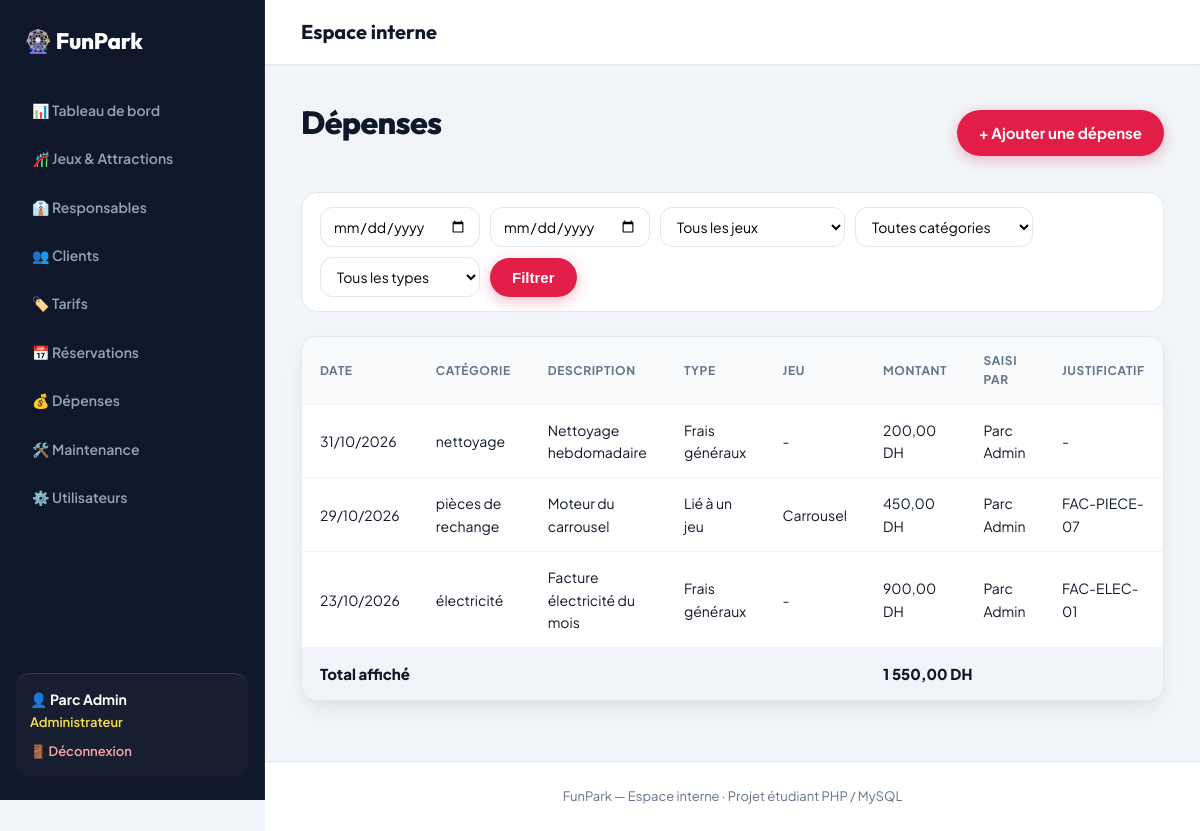
The page /parc-jeux/index.php?page=depenses&action=index (signed in) on the database its author committed.
### tables this page shows
CREATE TABLE depense (
  id_depense INT AUTO_INCREMENT PRIMARY KEY,
  categorie VARCHAR(50) NOT NULL,
  description VARCHAR(255) NOT NULL,
  montant DECIMAL(10,2) NOT NULL,
  date_depense DATE NOT NULL,
  type ENUM('jeu','general') NOT NULL,
  justificatif VARCHAR(100) NULL,
  id_jeu INT NULL,
  id_utilisateur INT NOT NULL,
  FOREIGN KEY (id_jeu) REFERENCES jeu(id_jeu),
  FOREIGN KEY (id_utilisateur) REFERENCES utilisateur(id_utilisateur)
);

CREATE TABLE utilisateur (
  id_utilisateur INT AUTO_INCREMENT PRIMARY KEY,
  nom VARCHAR(50) NOT NULL,
  prenom VARCHAR(50) NOT NULL,
  email VARCHAR(100) NOT NULL UNIQUE,
  mot_de_passe VARCHAR(255) NOT NULL,
  role ENUM('admin','responsable','agent','client') NOT NULL,
  actif TINYINT(1) NOT NULL DEFAULT 1,
  id_responsable INT NULL,
  id_client INT NULL,
  FOREIGN KEY (id_responsable) REFERENCES responsable(id_responsable),
  FOREIGN KEY (id_client) REFERENCES client(id_client)
);

CREATE TABLE jeu (
  id_jeu INT AUTO_INCREMENT PRIMARY KEY,
  nom VARCHAR(80) NOT NULL,
  description TEXT,
  categorie VARCHAR(50) NOT NULL,
  age_minimum INT NOT NULL DEFAULT 0,
  capacite INT NOT NULL,
  duree_session INT NOT NULL,
  tarif DECIMAL(8,2) NOT NULL,
  etat ENUM('disponible','en_fonctionnement','en_maintenance','hors_service','ferme_temporairement') NOT NULL DEFAULT 'disponible',
  date_mise_service DATE,
  actif TINYINT(1) NOT NULL DEFAULT 1,
  id_responsable INT NULL,
  FOREIGN KEY (id_responsable) REFERENCES responsable(id_responsable)
);

### parc-jeux/config/helpers.php (called while the page is built, shortened)
<?php
function libelle($valeur) {
    $textes = [
        'disponible' => 'Disponible', 'en_fonctionnement' => 'En fonctionnement', 'en_maintenance' => 'En maintenance',
        'hors_service' => 'Hors service', 'ferme_temporairement' => 'Fermé temporairement',
        'admin' => 'Administrateur', 'responsable' => 'Responsable de jeu', 'agent' => 'Agent de vente / accueil',
        'client' => 'Client / visiteur',
        'especes' => 'Espèces', 'carte' => 'Carte', 'paye' => 'Payé', 'en_attente' => 'En attente',
        'confirmee' => 'Confirmée', 'payee' => 'Payée', 'utilisee' => 'Utilisée', 'annulee' => 'Annulée',
        'signalee' => 'Signalée', 'planifiee' => 'Planifiée', 'en_cours' => 'En cours', 'terminee' => 'Terminée',
        'jeu' => 'Lié à un jeu', 'general' => 'Frais généraux',
        'individuel' => 'Individuel', 'famille' => 'Famille', 'groupe' => 'Groupe',
        'actif' => 'Actif', 'inactif' => 'Inactif', 'valide' => 'Valide', 'utilise' => 'Utilisé',
        'billet' => 'Billets', 'reservation' => 'Réservation', 'abonnement' => 'Abonnement', 'autre' => 'Autre',
    ];
    return $textes[$valeur] ?? $valeur;
}
function e($texte) {
    return htmlspecialchars((string)$texte, ENT_QUOTES, 'UTF-8');
}
function montant($valeur) {
    return number_format((float)$valeur, 2, ',', ' ') . ' DH';
}
function dateFr($date) {
    return $date ? date('d/m/Y', strtotime($date)) : '-';
}
function url($page, $action = 'index', $params = []) {
    return 'index.php?' . http_build_query(array_merge(['page' => $page, 'action' => $action], $params));
}
function roleActuel() {
    return $_SESSION['user']['role'] ?? '';
}
function vue($fichier, $donnees = [], $mode = null) {
    extract($donnees);
    require RACINE . '/views/layout/header.php';
    require RACINE . '/views/layout/navbar.php';
    require RACINE . '/views/' . $fichier . '.php';
    require RACINE . '/views/layout/footer.php';
}

### parc-jeux/controllers/DepenseController.php (called while the page is built, shortened)
<?php
class DepenseController {
    private $pdo, $depense;
    public function __construct($pdo) {
        $this->pdo = $pdo;
        $this->depense = new Depense($pdo);
    }
    public function actionIndex() {
        $filtres = ['date_debut' => $_GET['date_debut'] ?? '', 'date_fin' => $_GET['date_fin'] ?? '', 'id_jeu' => $_GET['id_jeu'] ?? '',
                    'categorie' => $_GET['categorie'] ?? '', 'type' => $_GET['type'] ?? ''];
        $idResp = (roleActuel() === 'responsable') ? (idResponsableSession() ?: -1) : null;
        $depenses = $this->depense->tous($filtres, $idResp);
        $total = 0;
        foreach ($depenses as $d) { $total += $d['montant']; }
        $jeux = (roleActuel() === 'admin') ? (new Jeu($this->pdo))->actifs()
              : (new Jeu($this->pdo))->tous(['q' => '', 'etat' => '', 'categorie' => '', 'id_responsable' => ''], 'responsable', $idResp);
        vue('depenses/index', ['depenses' => $depenses, 'filtres' => $filtres, 'total' => $total, 'jeux' => $jeux]);
    }
}

### parc-jeux/index.php (called while the page is built, shortened)
<?php
require RACINE . '/config/helpers.php';
$action = $_GET['action'] ?? 'index';
try {
    $controleur = new $nomClasse(getPDO());
    $methode = 'action' . ucfirst($action);
    $controleur->$methode();
} catch (PDOException $e) {
    die("Erreur de base de données : " . e($e->getMessage()));
}

### parc-jeux/models/Depense.php (called while the page is built, shortened)
<?php
class Depense {
    private $pdo;
    public function __construct($pdo) { $this->pdo = $pdo; }
    public function tous($f, $idResponsable = null) {
        $sql = "SELECT d.*, j.nom AS jeu_nom, u.nom AS user_nom, u.prenom AS user_prenom
                FROM depense d LEFT JOIN jeu j ON j.id_jeu = d.id_jeu
                JOIN utilisateur u ON u.id_utilisateur = d.id_utilisateur WHERE 1=1";
        $p = [];
        $sql .= " ORDER BY d.date_depense DESC, d.id_depense DESC";
        $req = $this->pdo->prepare($sql);
        $req->execute($p);
        return $req->fetchAll();
    }
}

### parc-jeux/views/depenses/index.php (the view, shortened to what this page needs)
<?php $titrePage = 'Dépenses'; $role = roleActuel(); ?>
<div class="entete"><h1><?= $role === 'responsable' ? 'Dépenses de mes jeux' : 'Dépenses' ?></h1>
    <?php if ($role === 'admin'): ?><a class="btn" href="<?= e(url('depenses', 'ajouter')) ?>">+ Ajouter une dépense</a><?php endif; ?></div>
<form method="get" class="filtres">
    <input type="date" name="date_debut" value="<?= e($filtres['date_debut']) ?>" title="Du">
    <input type="date" name="date_fin" value="<?= e($filtres['date_fin']) ?>" title="Au">
    <select name="id_jeu"><option value="">Tous les jeux</option>
    </select>
    <select name="categorie"><option value="">Toutes catégories</option>
    </select>
    <?php if ($role === 'admin'): ?>
    <select name="type"><option value="">Tous les types</option>
        <option value="general" <?= selectionne($filtres['type'], 'general') ?>>Frais généraux</option></select>
    <?php endif; ?>
    <button class="btn" type="submit">Filtrer</button>
</form>
<div class="tableau"><table>
    <tr><th>Date</th><th>Catégorie</th><th>Description</th><th>Type</th><th>Jeu</th><th>Montant</th><th>Saisi par</th><th>Justificatif</th></tr>
    <?php foreach ($depenses as $d): ?>
    <tr><td><?= dateFr($d['date_depense']) ?></td><td><?= e($d['categorie']) ?></td><td><?= e($d['description']) ?></td>
        <td><?= e(libelle($d['type'])) ?></td><td><?= e($d['jeu_nom'] ?? '-') ?></td><td><?= montant($d['montant']) ?></td>
        <td><?= e($d['user_prenom'] . ' ' . $d['user_nom']) ?></td><td><?= e($d['justificatif'] ?? '-') ?></td></tr>
    <?php endforeach; ?>
    <tr class="total"><td colspan="5">Total affiché</td><td colspan="3"><?= montant($total) ?></td></tr>
</table></div>

### parc-jeux/public/css/style.css (style rules this page uses)
:root { --font-body: 'Plus Jakarta Sans', system-ui, -apple-system, sans-serif; --font-heading: 'Outfit', 'Plus Jakarta Sans', sans-serif; --violet: #4f46e5; --violet-fonce: #0f172a; --violet-back: #1e1b4b; --magenta: #e11d48; --magenta-hover: #be123c; --or: #f59e0b; --or-clair: #fde047; --ciel: #0284c7; --emerald: #10b981; --creme: #f8fafc; --blanc: #ffffff; --texte: #0f172a; --texte-doux: #64748b; --bordure: #e2e8f0; --ombre: 0 10px 25px -5px rgba(15, 23, 42, 0.08), 0 8px 10px -6px rgba(15, 23, 42, 0.04); --ombre-forte: 0 20px 35px -5px rgba(15, 23, 42, 0.14), 0 10px 15px -5px rgba(15, 23, 42, 0.08); --rayon: 16px; --rayon-lg: 24px; --nav-h: 76px; --sidebar-w: 265px; }
*, *::before, *::after { box-sizing: border-box; }
html { scroll-behavior: smooth; width: 100%; min-height: 100%; margin: 0; padding: 0; }
body { width: 100%; min-height: 100%; margin: 0; padding: 0; font-family: var(--font-body); background: var(--creme); color: var(--texte); line-height: 1.6; -webkit-font-smoothing: antialiased; }
h1, h2, h3, h4, h5, h6 { font-family: var(--font-heading); font-weight: 700; letter-spacing: -0.02em; }
a { color: var(--violet); text-decoration: none; transition: all 0.2s ease; }
body.mode-admin { display: flex; flex-direction: row; width: 100%; min-height: 100vh; margin: 0; padding: 0; background: #f1f5f9; }
.mode-admin .entete, .mode-admin .filtres, .mode-admin .tableau, .mode-admin table, .mode-admin .cartes, .mode-admin .deux-colonnes, .mode-admin .carte, .mode-admin .formulaire, .mode-admin .message, .mode-admin .bandeau-info, .mode-admin .grille-jeux, .mode-admin .grille-tarifs, .mode-admin .carte-detail-jeu, .mode-admin .detail-jeu-grille { width: 100% !important; max-width: none !important; box-sizing: border-box; }
h1 { font-size: 2rem; margin: 0 0 20px; color: var(--violet-fonce); font-weight: 800; }
.entete { display: flex; justify-content: space-between; align-items: center; flex-wrap: wrap; gap: 16px; margin-bottom: 24px; }
.btn { display: inline-flex; align-items: center; justify-content: center; gap: 8px; background: linear-gradient(135deg, var(--magenta), #e11d48); color: var(--blanc) !important; border: none; padding: 11px 22px; border-radius: 999px; cursor: pointer; font-size: 15px; font-weight: 700; box-shadow: 0 4px 14px rgba(225, 29, 72, 0.3); transition: all 0.2s cubic-bezier(0.16, 1, 0.3, 1); }
.tableau { overflow-x: auto; background: var(--blanc); border-radius: var(--rayon); box-shadow: var(--ombre); border: 1px solid var(--bordure); }
table { width: 100%; border-collapse: collapse; }
th, td { padding: 14px 18px; text-align: left; border-bottom: 1px solid #f1f5f9; font-size: 14px; vertical-align: middle; }
th { background: #f8fafc; color: var(--texte-doux); font-weight: 700; text-transform: uppercase; font-size: 12px; letter-spacing: 0.05em; }
tr:last-child td { border-bottom: none; }
tr.total td { font-weight: 800; background: #f1f5f9; font-size: 15px; }
input[type=text], input[type=email], input[type=password], input[type=number], input[type=date], select, textarea { width: 100%; padding: 12px 14px; border: 1px solid var(--bordure); border-radius: 12px; font-size: 15px; background: var(--blanc); font-family: inherit; transition: all 0.2s ease; }
.filtres { display: flex; flex-wrap: wrap; gap: 10px; align-items: center; margin-bottom: 24px; background: var(--blanc); padding: 14px 18px; border-radius: var(--rayon); border: 1px solid var(--bordure); }
.filtres input, .filtres select { width: auto; min-width: 160px; padding: 9px 12px; font-size: 14px; }

### rows shown on the page
depense: date_depense "31/10/2026", categorie "nettoyage", description "Nettoyage hebdomadaire", type "Frais généraux", jeu_nom "-", montant "200,00 DH", id_utilisateur.nom "Parc Admin", justificatif "-"
depense: date_depense "29/10/2026", categorie "pièces de rechange", description "Moteur du carrousel", type "Lié à un jeu", id_jeu.nom "Carrousel", montant "450,00 DH", id_utilisateur.nom "Parc Admin", justificatif "FAC-PIECE-07"
depense: date_depense "23/10/2026", categorie "électricité", description "Facture électricité du mois", type "Frais généraux", jeu_nom "-", montant "900,00 DH", id_utilisateur.nom "Parc Admin", justificatif "FAC-ELEC-01"

### other values the page prints
$_SESSION['user']['prenom'] . ' ' . $_SESSION['user']['nom'] "Parc Admin"
libelle($role) "Administrateur"
$titrePage "Espace interne"
montant($total) "1 550,00 DH"
